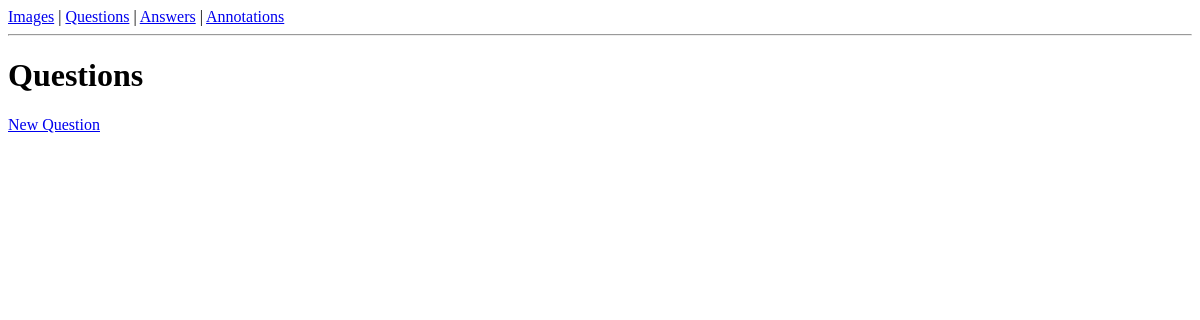
Before: /ui/questions with the older database file.
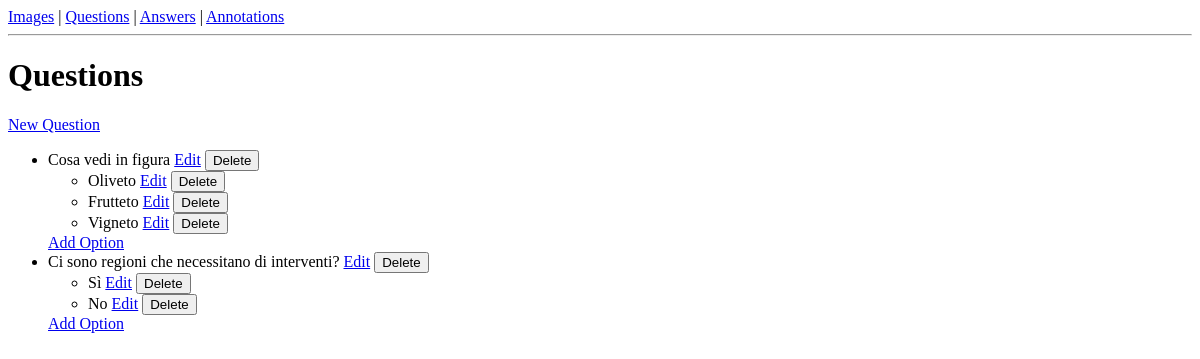
After: the same page with the newer database file.
### models.py (models this page shows)
class Question(Base):
    __tablename__ = "questions"
    id = Column(Integer, primary_key=True, index=True)
    question_text = Column(Text, nullable=False)
    options = relationship("Option", back_populates="question")
    answers = relationship("Answer", back_populates="question")

class Option(Base):
    __tablename__ = "options"
    id = Column(Integer, primary_key=True, index=True)
    question_id = Column(Integer, ForeignKey("questions.id", ondelete="CASCADE"), nullable=False)
    option_text = Column(Text, nullable=False)
    question = relationship("Question", back_populates="options")
    answers = relationship("Answer", back_populates="selected_option")

### routers/ui.py (the view)
@router.get("/questions", response_class=HTMLResponse)
def list_questions(request: Request, db: Session = Depends(get_db)):
    questions = db.query(QuestionModel).all()
    return templates.TemplateResponse(
        "questions.html", {"request": request, "questions": questions}
    )

### templates/questions.html
{% extends "base.html" %}
{% block content %}
<h1>Questions</h1>
<a href="/ui/questions/create">New Question</a>
<ul>
{% for q in questions %}
<li>
{{ q.question_text }}
<a href="/ui/questions/{{ q.id }}/edit">Edit</a>
<form method="post" action="/ui/questions/{{ q.id }}/delete" style="display:inline;">
    <button type="submit">Delete</button>
</form>
<ul>
{% for opt in q.options %}
<li>{{ opt.option_text }}
    <a href="/ui/options/{{ opt.id }}/edit">Edit</a>
    <form method="post" action="/ui/options/{{ opt.id }}/delete" style="display:inline;">
        <button type="submit">Delete</button>
    </form>
</li>
{% endfor %}
</ul>
<a href="/ui/questions/{{ q.id }}/options/create">Add Option</a>
</li>
{% endfor %}
</ul>
{% endblock %}

### templates/base.html (shortened to what this page needs)
<!DOCTYPE html>
<html>
<head>
</head>
<body>
<nav>
    <a href="/ui/images">Images</a> |
    <a href="/ui/questions">Questions</a> |
    <a href="/ui/answers">Answers</a> |
    <a href="/ui/annotations">Annotations</a>
</nav>
<hr>
{% block content %}{% endblock %}
</body>
</html>

Changed rows visible on the page:
added Question: question_text "Cosa vedi in figura"
added Option: option_text "Oliveto", shown under "Cosa vedi in figura"
added Option: option_text "Frutteto", shown under "Cosa vedi in figura"
added Option: option_text "Vigneto", shown under "Cosa vedi in figura"
added Question: question_text "Ci sono regioni che necessitano di interventi?"
added Option: option_text "Sì", shown under "Ci sono regioni che necessitano di interventi?"
added Option: option_text "No", shown under "Ci sono regioni che necessitano di interventi?"
